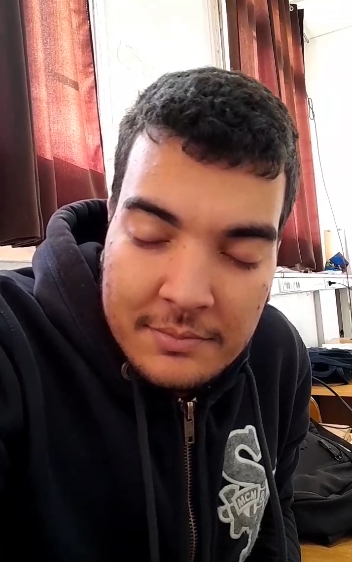
#> input picture 11.png, 352 x 562 px, given in place of the camera
$ python final.py
#> lines starting #> are read from the running program, lines starting #| are printed output that depends on the picture; after the words box and inside, x2 and y2 are one past the last pixel; in counts of white or black regions, pixels touching at a corner belong together
# Importing libraries

import numpy as np
import cv2 as cv
from PIL import Image

# Cascade Classifier

face_casc = cv.CascadeClassifier('cascades/haarcascade_frontalface_alt2.xml')  # it detects only frontal face
eye_casc = cv.CascadeClassifier('cascades/haarcascade_eye.xml')

# Face detection in a Video Capture

cap = cv.VideoCapture(0)   # 0 for laptop camera
if not cap.isOpened():
    print("Cannot open camera")
    exit()

while True:
    ret, frame = cap.read()
#> frame is the input picture: shape (562, 352, 3); mean B, G, R 82.3, 86, 110.2
    if not ret:
        print("Can't receive frame (stream end?). Exiting ...")
        break
    gray = cv.cvtColor(frame, cv.COLOR_BGR2GRAY)   # This kind of cascade classifier works only on gray images
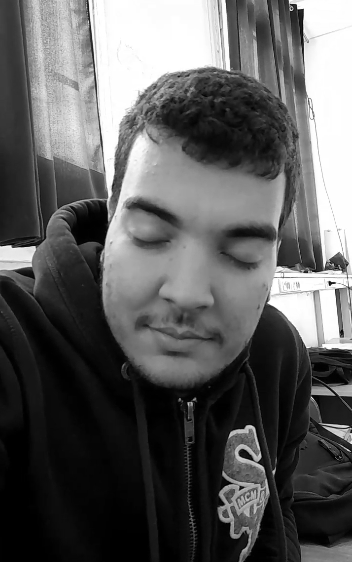
#> gray: shape (562, 352); min 0, max 255, mean 92.8

    gray1 =  cv.GaussianBlur(gray,(25,25),0)
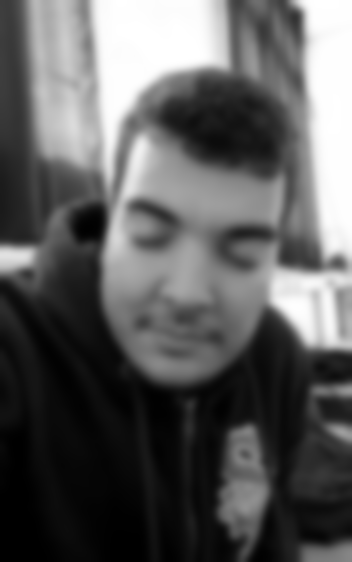
#> gray1: shape (562, 352); min 0, max 255, mean 92.8
    ret4,th4 = cv.threshold(gray1,0,255,cv.THRESH_BINARY + cv.THRESH_OTSU)
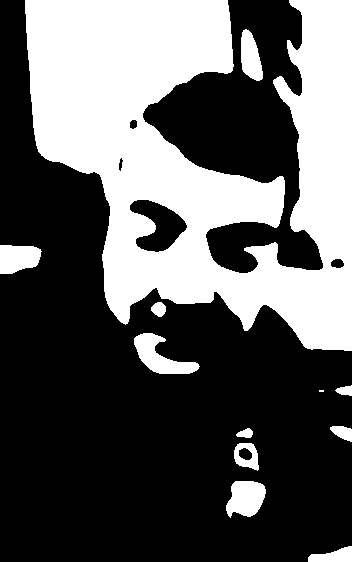
#> th4: shape (562, 352); 36.7% white; 12 white regions (1 under 20 px), largest, box (x1, y1, x2, y2) and area: (25, 0, 352, 351) 66970, (134, 333, 200, 374) 1255, (226, 481, 266, 518) 1105
#> ret4 = 112

    # faces= face_casc.detectMultiScale(th4, scaleFactor=1.5, minNeighbors=5)
    eyes= eye_casc.detectMultiScale(th4, scaleFactor=1.5, minNeighbors=5)
#> eyes = ()

    # [6 lines of commented-out code are left out]

    for(x,y,w,h) in eyes :
        cv.rectangle(frame,(x,y),(x+w, y+h), (255,0,0))   # recadrer le visage
        cv.imshow('frame', frame)
#> this loop made 0 passes

    if cv.waitKey(1) == ord('q'):
#> (key q is pressed here)
        break

cap.release()
cv.destroyAllWindows()
